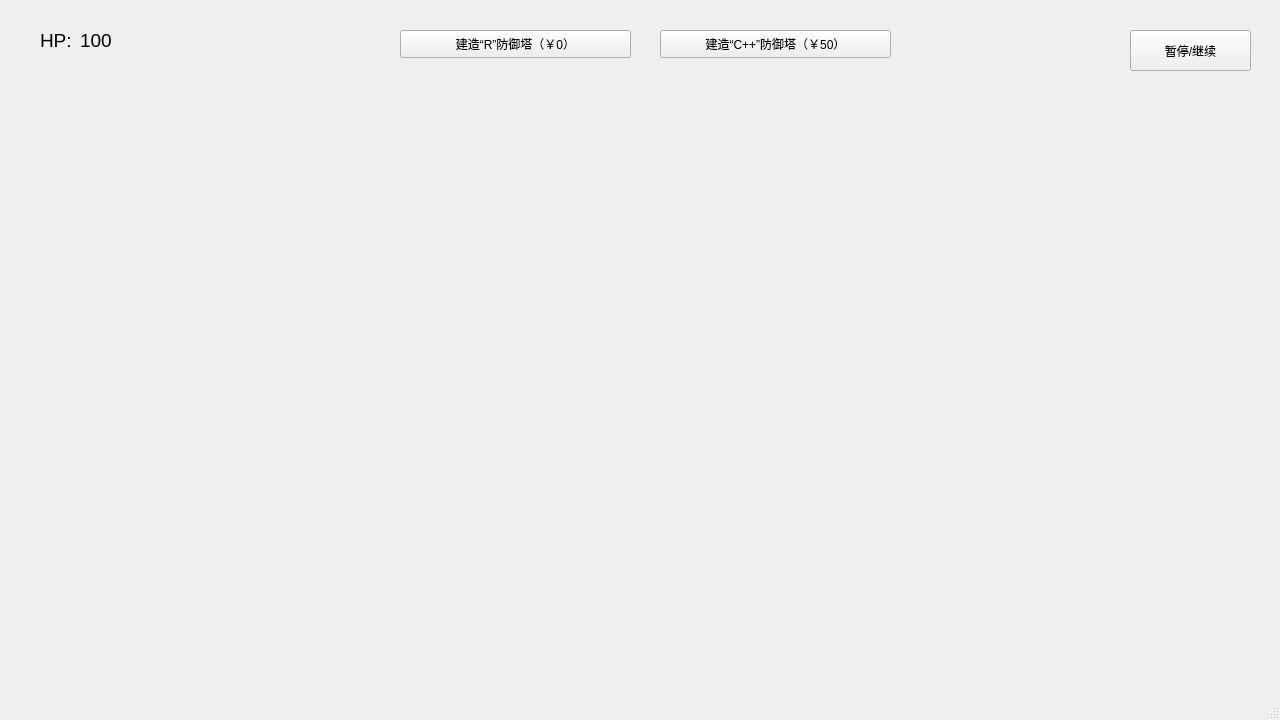
<?xml version="1.0" encoding="UTF-8"?>
<ui version="4.0">
 <class>Mainwindow</class>
 <widget class="QMainWindow" name="Mainwindow">
  <property name="geometry">
   <rect>
    <x>0</x>
    <y>0</y>
    <width>1280</width>
    <height>720</height>
   </rect>
  </property>
  <property name="windowTitle">
   <string>Game</string>
  </property>
  <property name="autoFillBackground">
   <bool>false</bool>
  </property>
  <widget class="QWidget" name="centralwidget">
   <widget class="QPushButton" name="pushButton">
    <property name="geometry">
     <rect>
      <x>660</x>
      <y>30</y>
      <width>231</width>
      <height>28</height>
     </rect>
    </property>
    <property name="text">
     <string>建造“C++”防御塔（￥50）</string>
    </property>
   </widget>
   <widget class="QPushButton" name="pushButton_2">
    <property name="geometry">
     <rect>
      <x>400</x>
      <y>30</y>
      <width>231</width>
      <height>28</height>
     </rect>
    </property>
    <property name="autoFillBackground">
     <bool>false</bool>
    </property>
    <property name="text">
     <string>建造“R”防御塔（￥0）</string>
    </property>
   </widget>
   <widget class="QLabel" name="label">
    <property name="geometry">
     <rect>
      <x>40</x>
      <y>20</y>
      <width>51</width>
      <height>41</height>
     </rect>
    </property>
    <property name="font">
     <font>
      <pointsize>14</pointsize>
     </font>
    </property>
    <property name="text">
     <string>HP:</string>
    </property>
   </widget>
   <widget class="QLabel" name="label_2">
    <property name="geometry">
     <rect>
      <x>80</x>
      <y>20</y>
      <width>68</width>
      <height>41</height>
     </rect>
    </property>
    <property name="font">
     <font>
      <pointsize>14</pointsize>
     </font>
    </property>
    <property name="text">
     <string>100</string>
    </property>
   </widget>
   <widget class="QPushButton" name="pushButton_3">
    <property name="geometry">
     <rect>
      <x>1130</x>
      <y>30</y>
      <width>121</width>
      <height>41</height>
     </rect>
    </property>
    <property name="text">
     <string>暂停/继续</string>
    </property>
   </widget>
  </widget>
  <widget class="QMenuBar" name="menubar">
   <property name="geometry">
    <rect>
     <x>0</x>
     <y>0</y>
     <width>1280</width>
     <height>26</height>
    </rect>
   </property>
  </widget>
  <widget class="QStatusBar" name="statusbar"/>
 </widget>
 <resources/>
 <connections/>
</ui>
